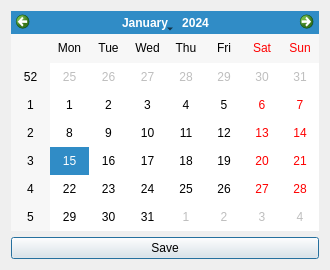
<?xml version="1.0" encoding="UTF-8"?>
<ui version="4.0">
 <class>Dialog</class>
 <widget class="QDialog" name="Dialog">
  <property name="geometry">
   <rect>
    <x>0</x>
    <y>0</y>
    <width>330</width>
    <height>270</height>
   </rect>
  </property>
  <property name="minimumSize">
   <size>
    <width>330</width>
    <height>270</height>
   </size>
  </property>
  <property name="maximumSize">
   <size>
    <width>330</width>
    <height>270</height>
   </size>
  </property>
  <property name="windowTitle">
   <string>Dialog</string>
  </property>
  <layout class="QGridLayout" name="gridLayout">
   <item row="0" column="0">
    <widget class="QCalendarWidget" name="calendarWidget"/>
   </item>
   <item row="1" column="0">
    <widget class="QPushButton" name="saveButton">
     <property name="text">
      <string>Save</string>
     </property>
    </widget>
   </item>
  </layout>
 </widget>
 <resources/>
 <connections/>
</ui>
